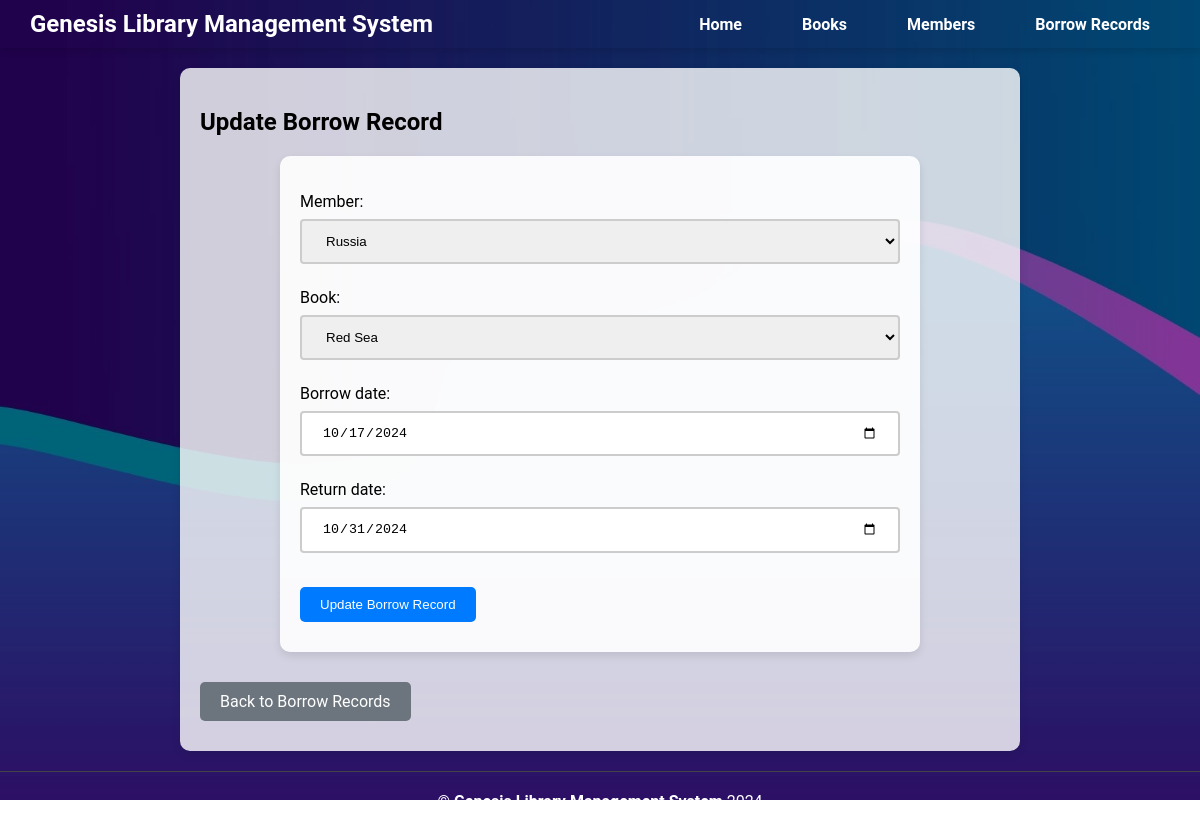
The page /update_borrow_record/12/ on the database its author committed.
### library/models.py (models this page shows, shortened)
class Member(models.Model):
    member_id = models.AutoField(primary_key=True)
    name = models.CharField(max_length=100)
    address = models.CharField(max_length=255)
    phone_number = models.CharField(max_length=15)
    def __str__(self):
        return self.name

class BorrowRecord(models.Model):
    member = models.ForeignKey(Member, on_delete=models.CASCADE)
    book = models.ForeignKey(Book, on_delete=models.CASCADE)
    borrow_date = models.DateField()
    return_date = models.DateField(null=True, blank=True)

### library/views.py (the view)
# urls.py: path('update_borrow_record/<int:id>/', views.update_borrow_record, name='update_borrow_record'),
def update_borrow_record(request, id):
    borrow_record = get_object_or_404(BorrowRecord, pk=id)
    if request.method == 'POST':
        form = BorrowRecordForm(request.POST, instance=borrow_record)
        if form.is_valid():
            form.save()
            return redirect('borrow_records_list')
    else:
        form = BorrowRecordForm(instance=borrow_record)
    return render(request, 'library/update_borrow_record.html', {'form': form})

### library/forms.py
class BorrowRecordForm(forms.ModelForm):
    class Meta:
        model = BorrowRecord
        fields = ['member', 'book', 'borrow_date', 'return_date']
        widgets = {
            'borrow_date': forms.DateInput(attrs={'type': 'date'}),
            'return_date': forms.DateInput(attrs={'type': 'date'}),
        }

### library/models.py (called while the page is built)
    def __str__(self):
        return self.title

### library/templates/library/update_borrow_record.html (shortened to what this page needs)
{% extends 'library/base.html' %}
{% block content %}
<h2>Update Borrow Record</h2>
<form method="post" class="update-borrow-record-form">
    {{ form.as_p }}
    <button type="submit" class="submit-update-borrow-record-btn">Update Borrow Record</button>
</form>
<a href="{% url 'borrow_records_list' %}" class="back-update-borrow-record-btn">Back to Borrow Records</a>
{% endblock %}

### rows shown on the page
Member: member "Russia"
BorrowRecord: book "Red Sea", borrow_date "10/17/2024", return_date "10/31/2024"
